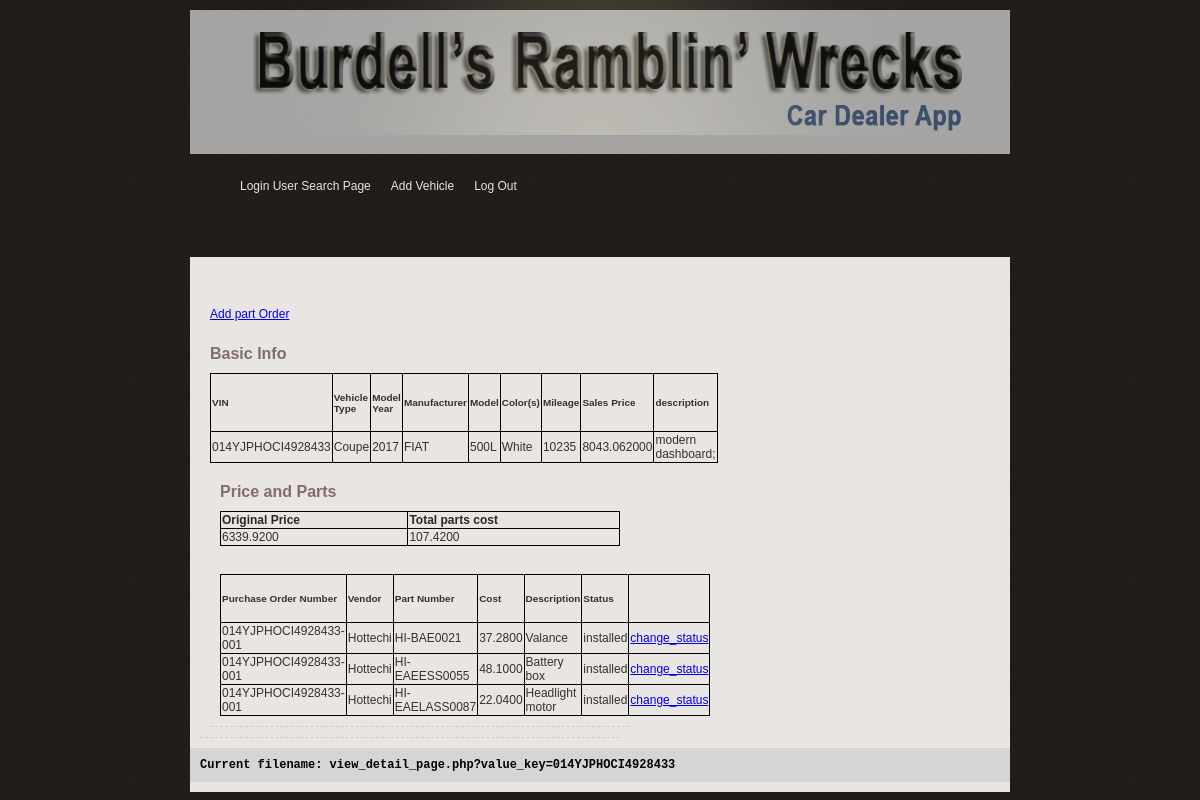
/view_detail_page.php?value_key=014YJPHOCI4928433 (signed in), run on the app's committed database.
### tables this page shows
CREATE TABLE Vehicle(
	VIN varchar(20) NOT NULL,
	model_name varchar(100) NOT NULL,
	model_year INT NOT NULL,
	description varchar(200) NOT NULL,
	mileage INT NOT NULL,
	vehicle_condition varchar(10) NOT NULL,
	PRIMARY KEY(VIN)
);

CREATE TABLE HasType(
	VIN varchar(20) NOT NULL,
	typeName varchar(50) NOT NULL,
	PRIMARY KEY(VIN),
	FOREIGN KEY(VIN)
	REFERENCES Vehicle(VIN)
	ON DELETE CASCADE ON UPDATE CASCADE,
	FOREIGN KEY(typeName)
	REFERENCES VehicleType(typeName)
	ON DELETE CASCADE ON UPDATE CASCADE
);

CREATE TABLE ManufactureBy(
	VIN varchar(20) NOT NULL,
	manufacturerName varchar(50) NOT NULL,
	PRIMARY KEY(VIN),
	FOREIGN KEY(VIN)
	REFERENCES Vehicle(VIN)
	ON DELETE CASCADE ON UPDATE CASCADE,
	FOREIGN KEY(manufacturerName)
	REFERENCES Manufacturer(manufacturerName)
	ON DELETE CASCADE ON UPDATE CASCADE
);

CREATE TABLE VehicleColor(
	VIN varchar(20) NOT NULL,
	color varchar(50) NOT NULL,
	PRIMARY KEY(VIN),
	FOREIGN KEY(VIN)
	REFERENCES Vehicle(VIN)
	ON DELETE CASCADE ON UPDATE CASCADE
);

CREATE TABLE Part(
	VIN varchar(20) NOT NULL,
	purchaseOrderNumber varchar(200) NOT NULL,
	partNumber varchar(200) NOT NULL,
	cost DECIMAL(19, 4) NOT NULL,
	status varchar(20) NOT NULL,
	description varchar(200) NULL,
	PRIMARY KEY(VIN,purchaseOrderNumber,partNumber),
	FOREIGN KEY(VIN, purchaseOrderNumber)
	REFERENCES PartOrder(VIN, purchaseOrderNumber)
	ON DELETE CASCADE ON UPDATE CASCADE
);

CREATE TABLE PartOrder(
	userName varchar(200) NOT NULL,
	VIN varchar(20) NOT NULL,
	vendorName varchar(200) NOT NULL,
	purchaseOrderNumber varchar(200) NOT NULL,
	PRIMARY KEY(VIN,purchaseOrderNumber),
	FOREIGN KEY(userName)
	REFERENCES `User`(userName)
	ON DELETE CASCADE ON UPDATE CASCADE,
	FOREIGN KEY(VIN)
	REFERENCES Vehicle(VIN)
	ON DELETE CASCADE ON UPDATE CASCADE,
	FOREIGN KEY(vendorName)
	REFERENCES Vendor(vendorName)
	ON DELETE CASCADE ON UPDATE CASCADE
);

### lib/common.php (called while the page is built, shortened)
<?php
$query_msg = [];
$encodedStr = basename($_SERVER['REQUEST_URI']);
$current_filename = urldecode($encodedStr);
?>

### view_detail_page.php (the view, shortened to what this page needs)
<?php
include('lib/common.php');
if (!isset($_SESSION['userName'])) {
	$user_type = "public";
}else{
$query = "SELECT user_type " .
		 "FROM User " .
		 "WHERE User.userName = '{$_SESSION['userName']}'";
$result = mysqli_query($db, $query);
if (!is_bool($result) && (mysqli_num_rows($result) > 0) ) {
        $row = mysqli_fetch_array($result, MYSQLI_ASSOC);
		$user_type = $row['user_type'];
} else {
        array_push($error_msg,  "SELECT ERROR: User Login <br>" . __FILE__ ." line:". __LINE__ );
}
}
if(isset($_GET['value_key'])){
  $VIN = $_GET['value_key'];
}
?>
<?php include("lib/header.php"); ?>
	<body>
    	<div id="main_container">
		<?php
			if ($user_type == "Manager, Sales Person, Clerk"){
				include("lib/menu_owner.php");
			} elseif ($user_type == "Manager"){
				include("lib/menu_manager.php");
			} elseif ($user_type == "Sales Person"){
				include("lib/menu_salespeople.php");
			} elseif ($user_type == "Clerk"){
				include("lib/menu_inventory_clerks.php");
			}
		?>
			<div class="center_content">
				<div class="center_left">
					<div class="features">
						<div class="profile_section">
							<?php
								$location = "add_part_order.php";
								if ($user_type == "Clerk" || $user_type == "Manager, Sales Person, Clerk"){?>
									<td><a href="<?php echo $location ?>">Add part Order</a></td>
									<br><br>
							<?php } ?>
							<div class="subtitle">Basic Info</div>
						<form name="viewdetailpage" action="view_detail_page.php" method = "POST">
							<table>
							<tr>
								<td><h5>VIN</h5></td>
								<td><h5>Vehicle Type</h5></td>
								<td><h5>Model Year</h5></td>
								<td><h5>Manufacturer</h5></td>
								<td><h5>Model</h5></td>
								<td><h5>Color(s)</h5></td>
								<td><h5>Mileage</h5></td>
								<td><h5>Sales Price</h5></td>
								<td><h5>description</h5></td>
							</tr>
							<?php
								$query_car_status ="SELECT Vehicle.VIN, HasType.typeName, Vehicle.model_year, ManufactureBy.manufacturerName, Vehicle.model_name, VehicleColor.color,Vehicle.mileage, (Purchase.purchase_price*1.25+IFNULL(M.parts_sum, 0)) as sales_price, vehicle.description " .
									"FROM " .
									"(((((Vehicle INNER JOIN ManufactureBy ON Vehicle.VIN= ManufactureBy.VIN) " .
									"INNER JOIN HasType ON Vehicle.VIN=HasType.VIN) " .
									"INNER JOIN VehicleColor ON Vehicle.VIN=VehicleColor.VIN) " .
									"INNER JOIN Purchase ON Vehicle.VIN=Purchase.VIN) " .
									"LEFT JOIN (SELECT Part.VIN, SUM(Part.cost) *1.1 AS parts_sum FROM Part GROUP BY Part.VIN) as M on Vehicle.VIN=M.VIN) WHERE	Vehicle.VIN = '$VIN'";
							    $result_public = mysqli_query($db, $query_car_status);
								if (isset($result_public)) {
									while ($row = mysqli_fetch_array($result_public, MYSQLI_ASSOC)){
										print "<tr>";
										print "<td>{$row['VIN']}</td>";
										print "<td>{$row['typeName']}</td>";
										print "<td>{$row['model_year']}</td>";
										print "<td>{$row['manufacturerName']}</td>";
										print "<td>{$row['model_name']}</td>";
										print "<td>{$row['color']}</td>";
										print "<td>{$row['mileage']}</td>";
										print "<td>{$row['sales_price']}</td>";
										print "<td>{$row['description']}</td>";
										print "</tr>";
									}
								}
							?>
							</table>
							<?php
							if ($user_type == "Manager, Sales Person, Clerk" || $user_type == "Manager" || $user_type == "Clerk"){?>
								<div class='profile_section'>
								<div class='subtitle'>Price and Parts</div>
								<table>
								<tr>
									<td class="heading">Original Price</td>
									<td class="heading">Total parts cost</td>
								</tr>
								<?php
									$query_car_status ="SELECT Purchase.purchase_price,SUM(Part.cost) FROM ((((HasType INNER JOIN Vehicle ON HasType.VIN=Vehicle.VIN) INNER JOIN
										ManufactureBy ON HasType.VIN=ManufactureBy.VIN) INNER JOIN VehicleColor ON
										HasType.VIN=VehicleColor.VIN) INNER JOIN Purchase ON HasType.VIN=Purchase.VIN)
										LEFT JOIN Part ON HasType.VIN=Part.VIN WHERE Vehicle.VIN = '$VIN'";
									$result_car_status = mysqli_query($db, $query_car_status);
                                    while ($row = mysqli_fetch_array($result_car_status, MYSQLI_ASSOC)){
                                        print "<tr>";
                                        print "<td>{$row['purchase_price']}</td>";
                                        if($row['SUM(Part.cost)']){
										print "<td>{$row['SUM(Part.cost)']}</td>";
										}else{
										print "<td>0</td>";
										}
                                        print "</tr>";
                                    }
                                ?>
								</table>
								<br> <br>
								<table>
								<tr>
									<td><h5>Purchase Order Number</h5></td>
									<td><h5>Vendor</h5></td>
									<td><h5>Part Number</h5></td>
									<td><h5>Cost</h5></td>
									<td><h5>Description</h5></td>
									<td><h5>Status</h5></td>
									<td></td>
								</tr>
								<?php
									$query_car_status ="SELECT PartOrder.purchaseOrderNumber, PartOrder.vendorName, Part.partnumber, Part.cost, Part.description,Part.status FROM ((PartOrder INNER JOIN Vehicle ON PartOrder.VIN=Vehicle.VIN) INNER JOIN Part ON Part.VIN=PartOrder.VIN and Part. purchaseOrderNumber =PartOrder. purchaseOrderNumber) WHERE Vehicle.VIN = '$VIN' ";
									$result_car_status = mysqli_query($db, $query_car_status);
                                    while ($row = mysqli_fetch_array($result_car_status, MYSQLI_ASSOC)){
                                        print "<tr>";
                                        print "<td>{$row['purchaseOrderNumber']}</td>";
										print "<td>{$row['vendorName']}</td>";
                                        print "<td>{$row['partnumber']}</td>";
										print "<td>{$row['cost']}</td>";
                                        print "<td>{$row['description']}</td>";
                                        print "<td>{$row['status']}</td>";
                                        print "<td><a href='change_status.php?purchaseOrderNumber={$row['purchaseOrderNumber']}&partnumber={$row['partnumber']}'>change_status</a></td>";
                                        print "</tr>";
                                    }
                                ?>
								</table>
								</div>
							<?php } ?>
							</form>
						</div>
					</div>
				</div>
                <?php include("lib/error.php"); ?>
			</div>
		</div>
	</body>
</html>

### lib/header.php (shortened to what this page needs)
<!DOCTYPE html>
	<head>
		<link rel="stylesheet" type="text/css" href="css/gtonline_style.css" />

### lib/menu_inventory_clerks.php
<div id="header">
             <div class="logo"><img src="img/gtonline_logo.png" style="opacity:0.6;background-color:E9E5E2;" border="0" alt="" title="GT Online Logo"/></div>
</div>
<div class="nav_bar">
	<ul>
                 <li><a href="login_user_search.php" <?php if($current_filename=='login_user_search.php') echo "class='active'"; ?>>Login User Search Page</a></li>
                 <li><a href="add_vehicle.php" <?php if($current_filename=='add_vehicle.php') echo "class='active'"; ?>>Add Vehicle</a></li>
                 <li><a href="logout.php" <span class='glyphicon glyphicon-log-out'></span> Log Out</a></li>
	</ul>
</div>

### lib/error.php (shortened to what this page needs)
   <?php if($query_msg) {  ?>
   <div class='query'>
        <div class=query_msg'>
           <?php
               foreach ($query_msg as $query) {
                   echo $query . NEWLINE;
                }
           ?>
       </div>
   </div>
<?php } ?>

### css/gtonline_style.css (style rules this page uses)
body { background:url(../img/bg.gif) repeat #000000; padding:0; font-family: Verdana, Geneva, sans-serif; font-size:12px; margin:auto auto auto auto; color:#36322b; }
table { width: 100%; }
th, td { padding: 1px; text-align: left; }
ul { text-align: left; padding:0px; }
li { padding:0px; }
#main_container { width:820px; height:auto; margin:auto; padding:0px; }
#header { width:820px; height:135px; margin:0px; padding:0px; background:url(../img/header_bg.gif) no-repeat center top; }
.logo { padding:10px 50px 0 0px; }
.query { float: left; width:800px; position: relative; padding:10px 10px 10px 10px; font-family: Consolas, monaco, monospace; background-color: #D5D5D5; color: black; }
.heading { font-size:12px; color:#2e2721; font-weight:bold; }
.subtitle { width: 600px; font-family: Verdana, Geneva, sans-serif; font-weight:bold; font-size:16px; color:#806F66; padding:10px 0px 10px 0px; }
.nav_bar { width:820px; height:62px; margin:30px; float: center; font-family: Verdana, Geneva, sans-serif; }
.nav_bar ul { list-style:none; padding:0 0 0 10px; margin:0px; background-color:#806F66; }
.nav_bar ul li { display:inline; background-color:#806F66; }
.nav_bar ul li a { float:left; height:42px; border:none; padding:0 10px 0 10px; text-decoration:none; color:#E9E5E2; line-height:42px; font-size:12px; }
.center_content { width:820px; height:auto; padding:30px 0px 10px 0px; clear:both; background-color:#E9E5E2; }
.center_left { width:600px; float:left; padding:10px 10px 10px 10px; }
.profile_section { float:left; width:400px; border-bottom:1px #CCCCCC dashed; padding:10px 10px 10px 10px; }

### view_detail_page.php (style rules this page uses)
table, th, td { border: 1px solid black; border-collapse: collapse; }

### data on the page
vehicle: VIN "014YJPHOCI4928433", hastype.typeName "Coupe", model_year "2017", manufactureby.manufacturerName "FIAT", model_name "500L", vehiclecolor.color "White", mileage "10235", sales_price "8043.062000", description "modern dashboard;"
part: partorder.purchaseOrderNumber "014YJPHOCI4928433-001", partorder.vendorName "Hottechi", partNumber "HI-BAE0021", cost "37.2800", description "Valance", status "installed"
part: partorder.purchaseOrderNumber "014YJPHOCI4928433-001", partorder.vendorName "Hottechi", partNumber "HI-EAEESS0055", cost "48.1000", description "Battery box", status "installed"
part: partorder.purchaseOrderNumber "014YJPHOCI4928433-001", partorder.vendorName "Hottechi", partNumber "HI-EAELASS0087", cost "22.0400", description "Headlight motor", status "installed"

### other printed values
$row['purchase_price'] "6339.9200"
$row['SUM(Part.cost)'] "107.4200"
$query "Current filename: view_detail_page.php?value_key=014YJPHOCI4928433"
